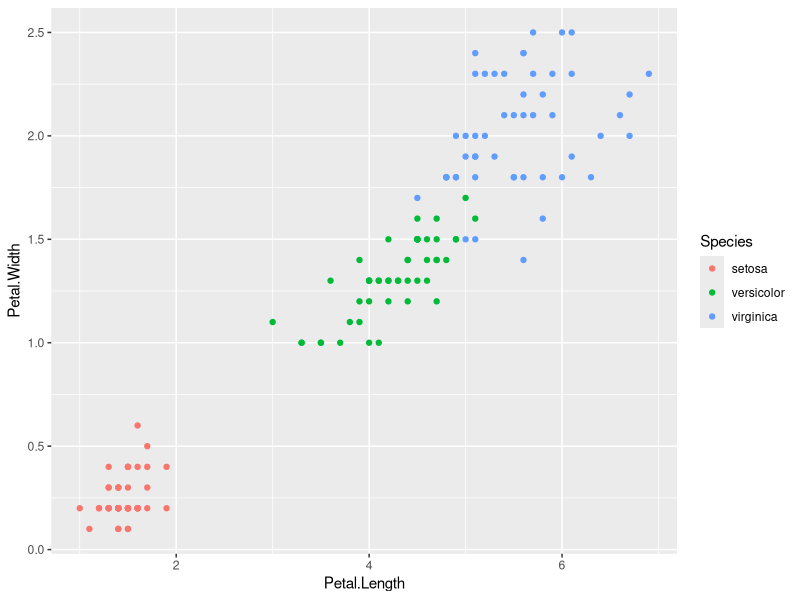
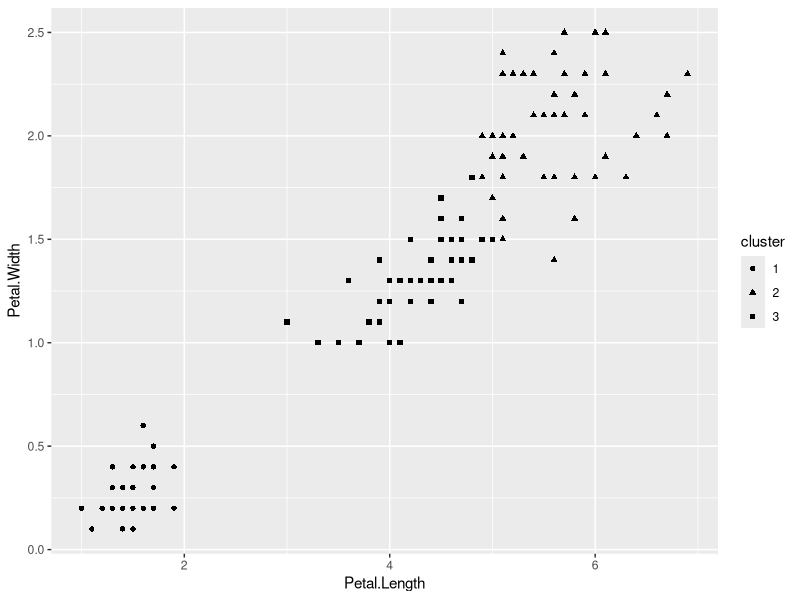
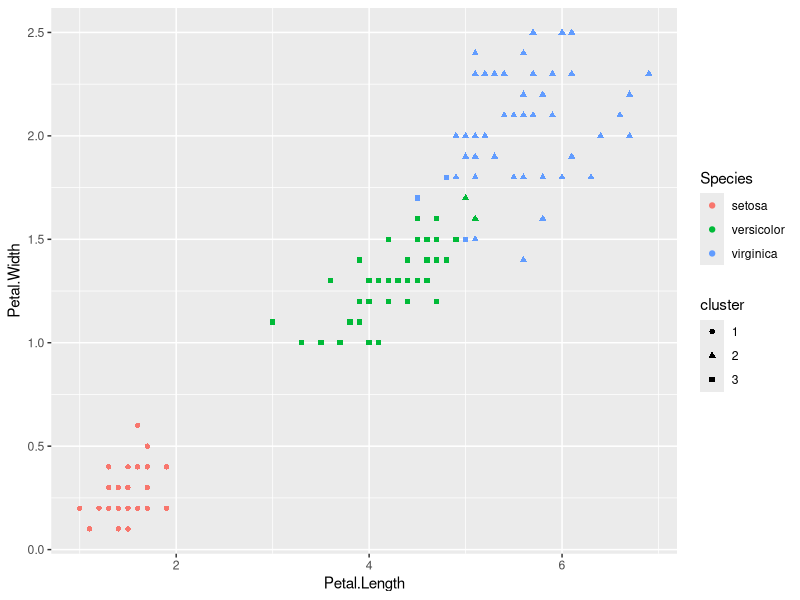
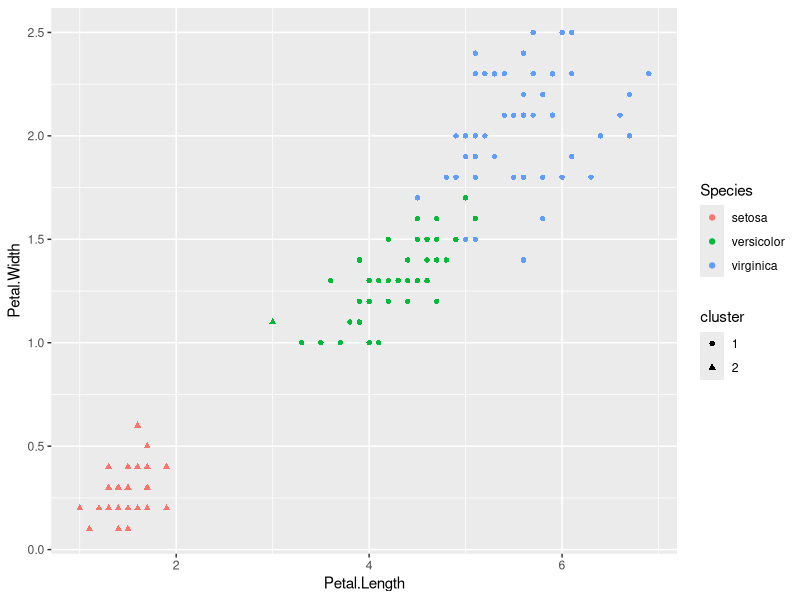
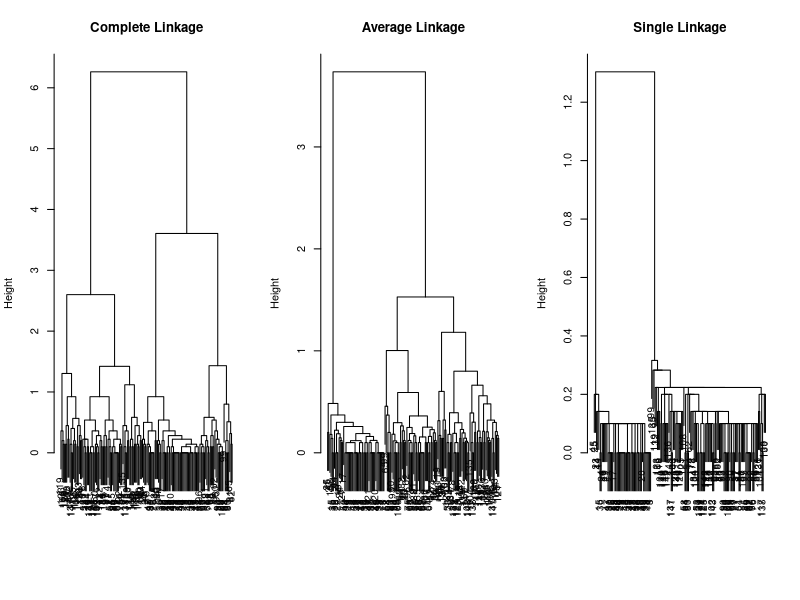
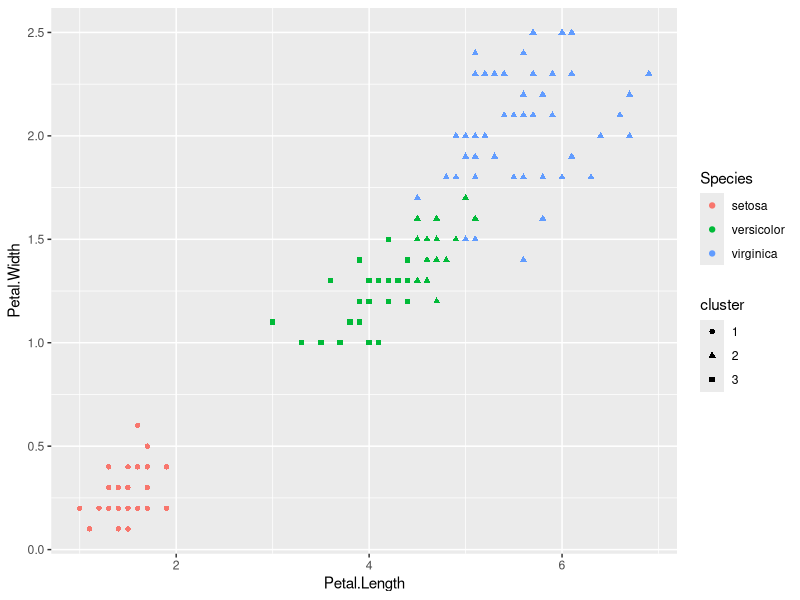
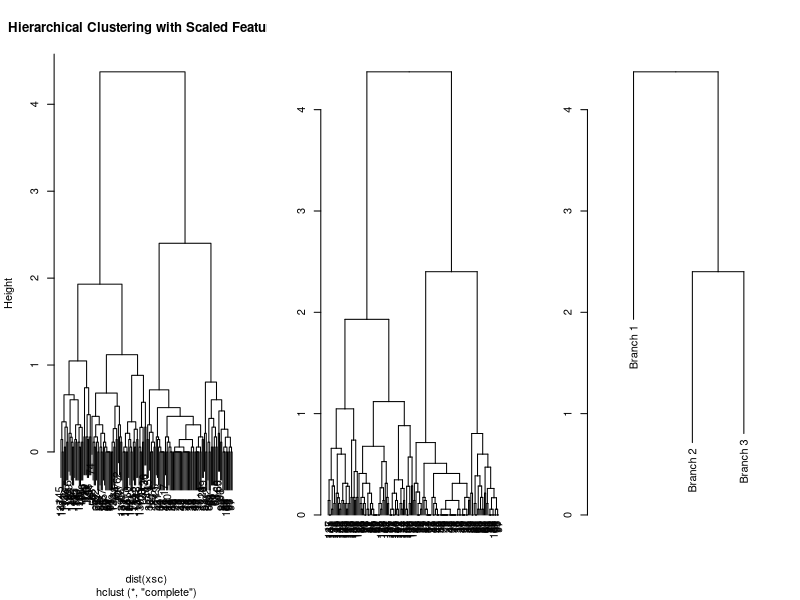

These charts were generated, in order, by the following R code:
## ---- chunk 1
knitr::opts_chunk$set(echo = TRUE, message = FALSE, warning = FALSE)
## ---- chunk 2
head(iris)
## ---- chunk 3
library(ggplot2)
library(dplyr)
iris_value <- iris %>% dplyr::select(Petal.Length, Petal.Width)
iris_label <- iris$Species
ggplot(iris) + 
  geom_point(mapping = aes(x = Petal.Length, y = Petal.Width, color = Species))
## ---- chunk 4
fit <- kmeans(iris_value, centers = 3)
fit
fit$cluster
fit$centers
## ---- chunk 5
iris <- iris %>% mutate(cluster = factor(fit$cluster))
ggplot(iris) + 
  geom_point(mapping = aes(x = Petal.Length, y = Petal.Width, shape = cluster))
ggplot(iris) + 
  geom_point(mapping = aes(x = Petal.Length, y = Petal.Width, shape = cluster,
                           color = Species))
## ---- chunk 6
fit <- kmeans(iris_value, centers = 2)
fit$cluster
fit$centers
## ---- chunk 7
iris <- iris %>% mutate(cluster = factor(fit$cluster))
ggplot(iris) + 
  geom_point(mapping = aes(x = Petal.Length, y = Petal.Width, shape = cluster,
                           color = Species))
## ---- chunk 8
hc.complete <- hclust(dist(iris_value), method = "complete")
hc.average <- hclust(dist(iris_value), method = "average")
hc.single <- hclust(dist(iris_value), method = "single")
## ---- chunk 9
par(mfrow = c(1, 3))
plot(hc.complete, main = "Complete Linkage",
xlab = "", sub = "", cex = .9)
plot(hc.average, main = "Average Linkage",
xlab = "", sub = "", cex = .9)
plot(hc.single, main = "Single Linkage",
xlab = "", sub = "", cex = .9)
## ---- chunk 10
cutree(hc.complete, 2)
cutree(hc.complete, 3)
## ---- chunk 11
iris$cluster <- factor(cutree(hc.complete, 3))
ggplot(iris) + 
  geom_point(mapping = aes(x = Petal.Length, y = Petal.Width, shape = cluster,
                           color = Species))
## ---- chunk 12
xsc <- scale(iris_value)
hc <- hclust(dist(xsc), method = "complete")
plot(hc, main = "Hierarchical Clustering with Scaled Features")
dend1 <- as.dendrogram(hc)
plot(dend1)
dend2 <- cut(dend1, h = 2)
plot(dend2$upper)
